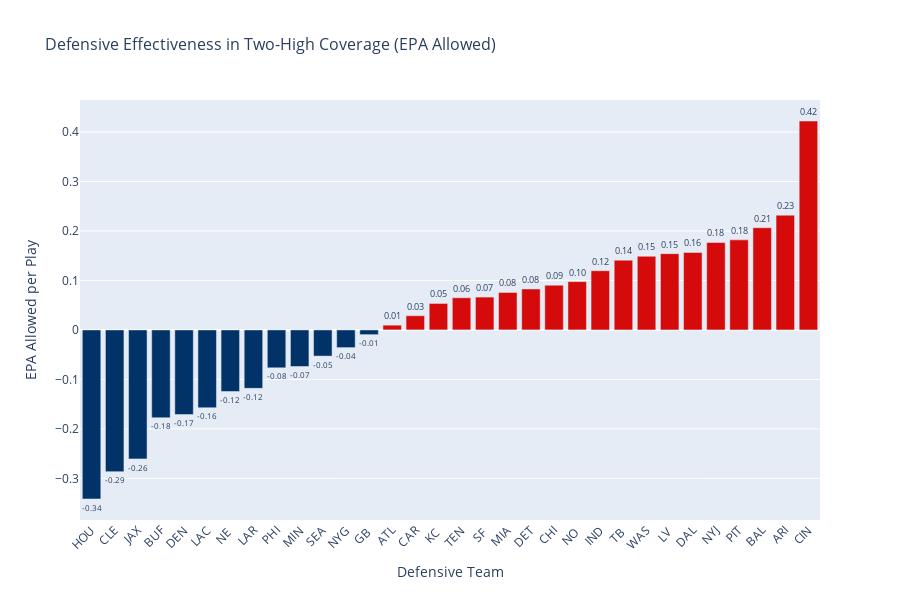

Notebook code for this chart:
### Code cell
# 1.7: Team Effectiveness Analysis - Which teams are most/least effective at two-high?
# Effectiveness measured by EPA allowed when in two-high coverage
team_effectiveness = pass_plays[pass_plays['is_two_high']].groupby('DefTeam').agg({
    'EPA': ['mean', 'count'],
    'success': 'mean',
    'YardsOnPlay': 'mean'
}).reset_index()
team_effectiveness.columns = ['Team', 'EPA_Allowed', 'Plays', 'Success_Rate', 'Yards_Allowed']
team_effectiveness = team_effectiveness[team_effectiveness['Plays'] >= 100]  # Minimum sample size
team_effectiveness = team_effectiveness.sort_values('EPA_Allowed', ascending=True)  # Lower EPA = better defense

# Create visualization
fig = go.Figure()

fig.add_trace(go.Bar(
    x=team_effectiveness['Team'],
    y=team_effectiveness['EPA_Allowed'],
    marker_color=team_effectiveness['EPA_Allowed'].apply(
        lambda x: '#D50A0A' if x > 0 else '#013369'
    ),
    text=[f"{x:.2f}" for x in team_effectiveness['EPA_Allowed']],
    textposition='outside',
    name='EPA Allowed'
))

fig.update_layout(
    title='Defensive Effectiveness in Two-High Coverage (EPA Allowed)',
   #subtitle='Lower is Better - Teams sorted by EPA Allowed',
    xaxis_title='Defensive Team',
    yaxis_title='EPA Allowed per Play',
    height=600,
    showlegend=False,
    font=dict(size=12),
    title_font_size=16,
    xaxis_tickangle=-45
)
fig.show()

print("\\n=== TWO-HIGH COVERAGE EFFECTIVENESS RANKINGS ===")
print("(Lower EPA Allowed = Better Defense)")
print(team_effectiveness[['Team', 'EPA_Allowed', 'Success_Rate', 'Yards_Allowed', 'Plays']].to_string(index=False))

### Figure 1 — Plotly figure (JSON) as saved in the notebook; plotly's stock layout.template omitted (floating-point values rounded to 4 significant figures)
{"data": [{"marker": {"color": ["#013369", "#013369", "#013369", "#013369", "#013369", "#013369", "#013369", "#013369", "#013369", "#013369", "#013369", "#013369", "#013369", "#D50A0A", "#D50A0A", "#D50A0A", "#D50A0A", "#D50A0A", "#D50A0A", "#D50A0A", "#D50A0A", "#D50A0A", "#D50A0A", "#D50A0A", "#D50A0A", "#D50A0A", "#D50A0A", "#D50A0A", "#D50A0A", "#D50A0A", "#D50A0A", "#D50A0A"]}, "name": "EPA Allowed", "text": ["-0.34", "-0.29", "-0.26", "-0.18", "-0.17", "-0.16", "-0.12", "-0.12", "-0.08", "-0.07", "-0.05", "-0.04", "-0.01", "0.01", "0.03", "0.05", "0.06", "0.07", "0.08", "0.08", "0.09", "0.10", "0.12", "0.14", "0.15", "0.15", "0.16", "0.18", "0.18", "0.21", "0.23", "0.42"], "textposition": "outside", "type": "bar", "x": ["HOU", "CLE", "JAX", "BUF", "DEN", "LAC", "NE ", "LAR", "PHI", "MIN", "SEA", "NYG", "GB ", "ATL", "CAR", "KC ", "TEN", "SF ", "MIA", "DET", "CHI", "NO ", "IND", "TB ", "WAS", "LV ", "DAL", "NYJ", "PIT", "BAL", "ARI", "CIN"], "y": [-0.3418, -0.2865, -0.2608, -0.1776, -0.1712, -0.1574, -0.1244, -0.1182, -0.07663, -0.07398, -0.05292, -0.03583, -0.009587, 0.009581, 0.02869, 0.05347, 0.06499, 0.06636, 0.0757, 0.08274, 0.09031, 0.09762, 0.1197, 0.141, 0.1489, 0.1542, 0.1566, 0.1767, 0.182, 0.2066, 0.2319, 0.4223]}], "layout": {"font": {"size": 12}, "height": 600, "showlegend": false, "title": {"font": {"size": 16}, "text": "Defensive Effectiveness in Two-High Coverage (EPA Allowed)"}, "xaxis": {"tickangle": -45, "title": {"text": "Defensive Team"}}, "yaxis": {"title": {"text": "EPA Allowed per Play"}}}}
